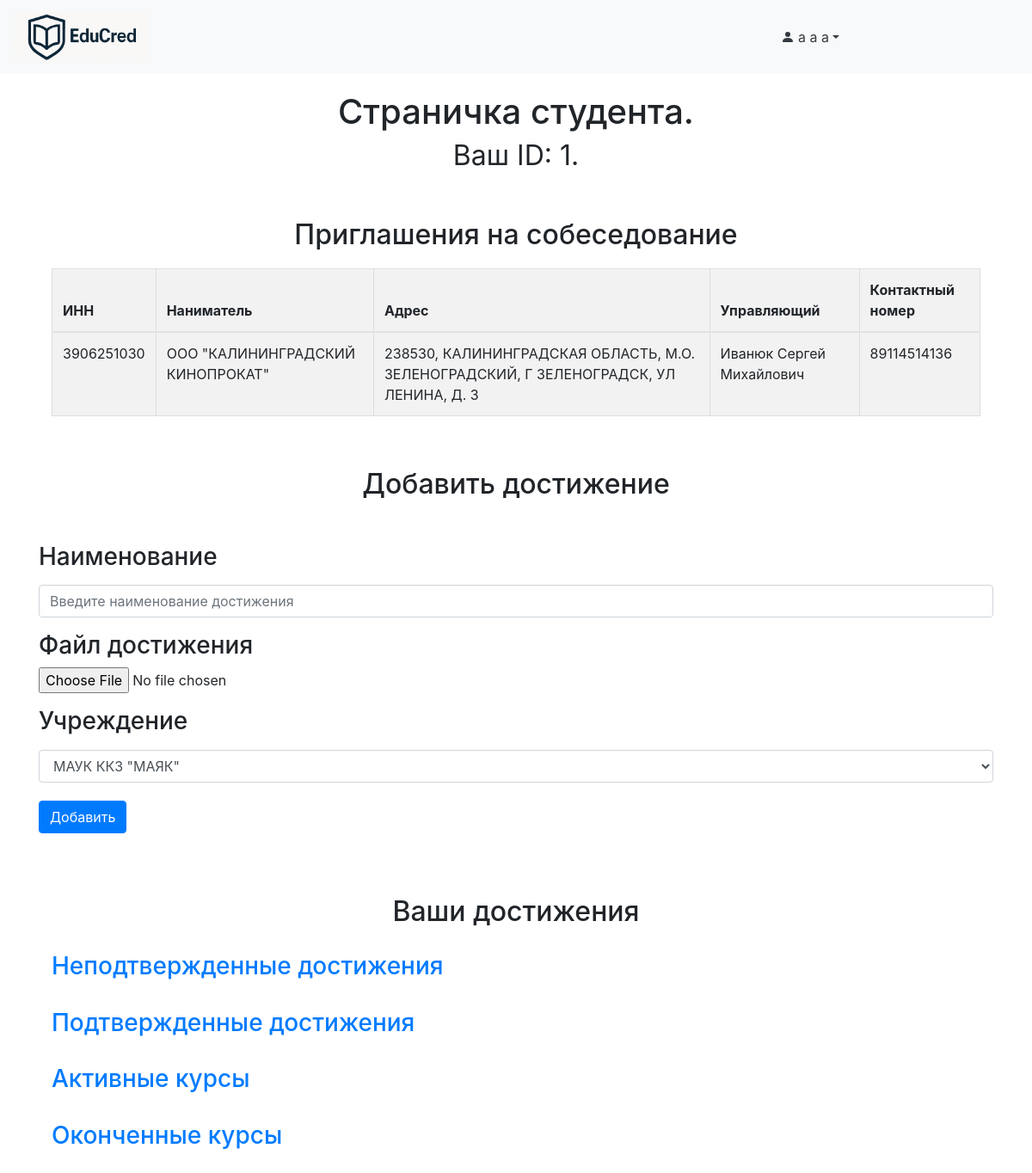
Before: /student_workspace (signed in) with the older database file.
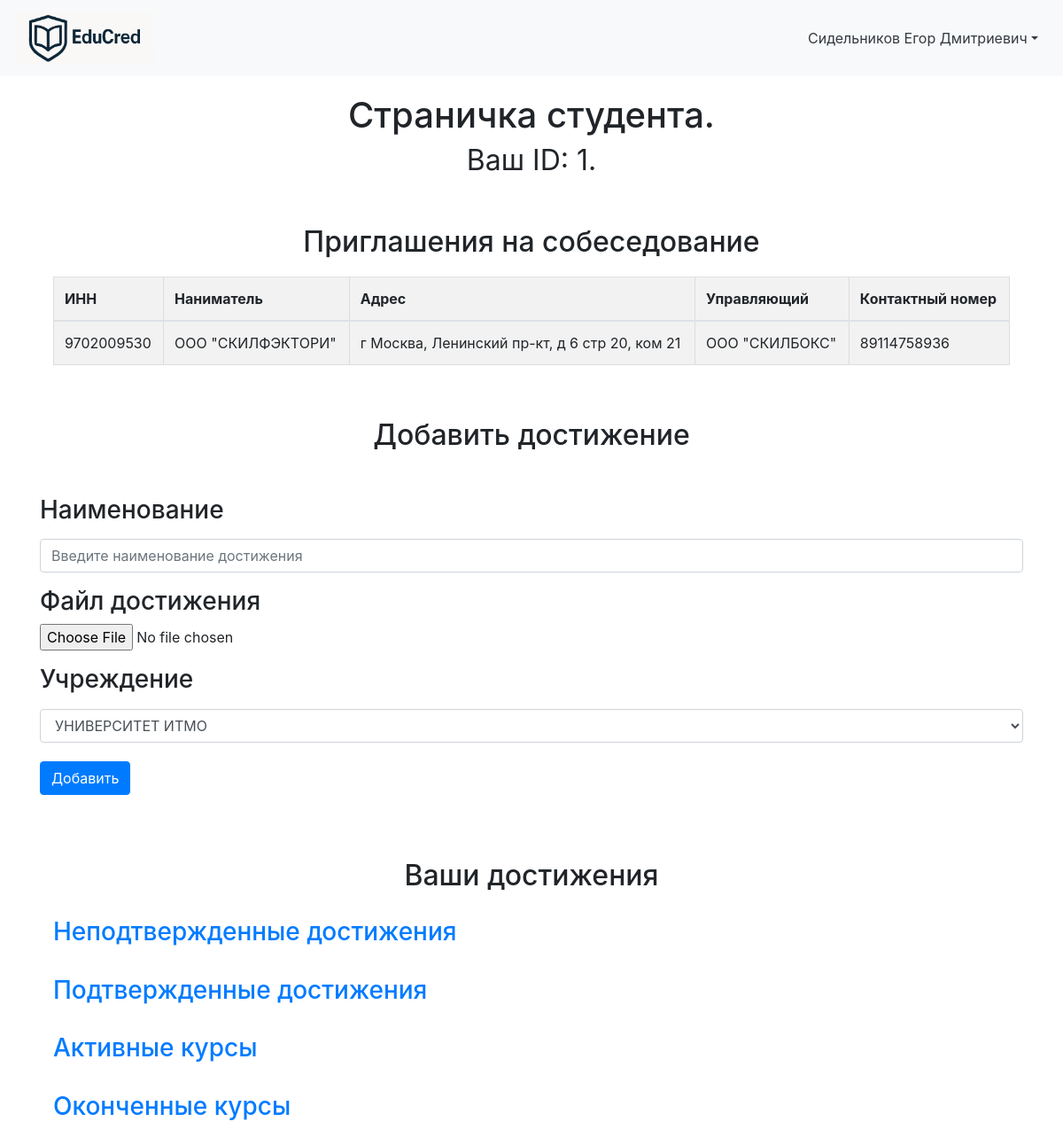
After: the same page with the newer database file.
### data/Students.py (models this page shows)
class Student(SqlAlchemyBase, UserMixin, SerializerMixin):
    __tablename__ = "students"
    id = sqlalchemy.Column(sqlalchemy.Integer, primary_key=True, autoincrement=True)
    user_id = sqlalchemy.Column(sqlalchemy.Integer, sqlalchemy.ForeignKey("users.id"), nullable=False)
    student_nsp = sqlalchemy.Column(sqlalchemy.String, nullable=False)
    born = sqlalchemy.Column(sqlalchemy.DateTime, nullable=False)
    phone_num = sqlalchemy.Column(sqlalchemy.String, nullable=False)
    about = sqlalchemy.Column(sqlalchemy.String, nullable=True)
    employer_id = sqlalchemy.Column(sqlalchemy.String, nullable=True)
    user = orm.relationship("User", back_populates="student")
    achievements = orm.relationship("Achievement", back_populates="student")

### data/Employers.py (models this page shows)
class Employer(SqlAlchemyBase, UserMixin, SerializerMixin):
    __tablename__ = "employers"
    id = sqlalchemy.Column(sqlalchemy.Integer, primary_key=True, autoincrement=True)
    user_id = sqlalchemy.Column(sqlalchemy.Integer, sqlalchemy.ForeignKey("users.id"))
    INN = sqlalchemy.Column(sqlalchemy.Integer, nullable=False)
    title = sqlalchemy.Column(sqlalchemy.String, nullable=True)
    address = sqlalchemy.Column(sqlalchemy.String, nullable=True)
    boss_nsp = sqlalchemy.Column(sqlalchemy.String, nullable=True)
    phone_num = sqlalchemy.Column(sqlalchemy.String, nullable=True)
    scope = sqlalchemy.Column(sqlalchemy.String, nullable=True)
    user = orm.relationship("User", back_populates="employer")

### server.py (the view, shortened to what this page needs)
@app.route('/student_workspace', methods=['GET', 'POST'])
@login_required
def student_workspace():
    try:
        db_sess = db_session.create_session()
        user = db_sess.query(User).get(current_user.id)
        student = user.student
        form = UploadProjectForm()
        approved_achievements_data = []
        nonapproved_achievements_data = []
        active_courses_data = []
        inactive_courses_data = []
        employers_ids = []
        employers_data = []
        student_fullname = student.student_nsp.strip()
        univers = db_sess.query(University).all()
        form.univer_title.choices = [(u.title, u.title) for u in univers]
        if student.employer_id:
            employers_ids = list(map(int, student.employer_id.split(';')))
        employers = db_sess.query(Employer).filter(
            Employer.id.in_(employers_ids)
        ).all()
        for e in employers:
            employers_data.append({
                'INN': e.INN,
                'title': e.title,
                'address': e.address,
                'boss_nsp': e.boss_nsp,
                'phone_num': e.phone_num
            })
        approved_achievements = db_sess.query(Achievement).filter(
            Achievement.student_id == student.id,
            Achievement.approve_path.isnot(None),
            Achievement.approve_path != "Not Required"
        ).all()
        nonapproved_achievements = db_sess.query(Achievement).filter(
            Achievement.student_id == student.id,
            Achievement.approve_path.is_(None)
        ).all()
        active_courses = db_sess.query(Achievement).filter(
            Achievement.student_id == student.id,
            Achievement.approve_path == "Not Required",
            Achievement.end_date.is_(None),
        ).all()
        inactive_courses = db_sess.query(Achievement).filter(
            Achievement.student_id == student.id,
            Achievement.end_date.isnot(None),
            Achievement.end_date != "",
            Achievement.approve_path == "Not Required"
        ).all()
        for a in inactive_courses:
            university = db_sess.query(University).filter(University.id == a.university_id).first()
            inactive_courses_data.append({
                'token': a.token,
                'title': a.title,
                'university_title': university.title if university else "",
                'student_id': student.id,
                'file_path': a.file_path,
            })
        session['student_id_current'] = student.id
        return render_template('student_workspace.html',
                               form=form,
                               joined_title=student_fullname,
                               student_id=student.id,
                               approved_achievements=approved_achievements_data,
                               nonapproved_achievements=nonapproved_achievements_data,
                               active_courses=active_courses_data,
                               inactive_courses=inactive_courses_data,
                               employers=employers_data,
                               style=url_for('static', filename='css/style.css'),
                               title='Студент')
    except Exception as e:
        flash(f'Произошла неизвестная ошибка, попробуйте ещё раз', 'danger')
        app.logger.error(e)
        return render_template('home.html', token=None, result=None, university=None, title='Главная')

### data/upload_project_form.py
class UploadProjectForm(FlaskForm):
    name = StringField("Наименование", validators=[DataRequired()])
    file = FileField("Загрузить", validators=[FileRequired('Пустой файл!')])
    univer_title = SelectField("Учреждение", choices=[], validators=[DataRequired()])
    submit = SubmitField("Добавить")

### data/db_session.py (called while the page is built)
def create_session() -> Session:
    global __factory
    return __factory()

### server.py (called while the page is built)
@login_manager.user_loader
def load_user(user_id):
    db_sess = db_session.create_session()
    return db_sess.query(User).get(user_id)

### templates/student_workspace.html (shortened to what this page needs)
{% extends "workspace_base.html" %}
{% block content %}
<h1 align="center">Страничка студента.<br><small>Ваш ID: {{ student_id }}.</small></h1>
<div class="container">
    <br>
    <h2 align="center">Приглашения на собеседование</h2>
    {% if employers %}
    <div class="table-box">
        <table class="table table-striped">
            <thead>
            <tr>
                <th>ИНН</th>
                <th>Наниматель</th>
                <th>Адрес</th>
                <th>Управляющий</th>
                <th>Контактный номер</th>
            </tr>
            </thead>
            <tbody>
            {% for emp in employers %}
            <tr>
                <td>{{ emp.INN }}</td>
                <td>{{ emp.title }}</td>
                <td>{{ emp.address }}</td>
                <td>{{ emp.boss_nsp }}</td>
                <td>{{ emp.phone_num }}</td>
            </tr>
            {% endfor %}
            </tbody>
        </table>
    </div>
    {% endif %}
</div>
<br>
<h2 align="center">Добавить достижение</h2>
<br>
<form method="POST" enctype="multipart/form-data">
    <div class="form-group">
        <h3>{{ form.name.label }}</h3>
        <p>{{ form.name(class="form-control", placeholder="Введите наименование достижения") }}</p>
        <h3>Файл достижения</h3>
        <p>{{ form.file()}}</p>
        <h3>{{ form.univer_title.label }}</h3>
        <p>{{ form.univer_title(class="form-control") }}</p>
        <p>{{ form.submit(class="btn btn-primary mb-2") }}</p>
    </div>
</form>
<br>
<br>
<h2 align="center">Ваши достижения</h2>
<div class="container">
    <a class="d-block fw-bold text-decoration-none"
       data-bs-toggle="collapse"
       href="#unconfirmed"
       role="button"
       aria-expanded="false"
       aria-controls="unconfirmed"><h3>Неподтвержденные достижения</h3></a>
    <br>
    <a class="d-block fw-bold text-decoration-none"
       data-bs-toggle="collapse"
       href="#confirmed"
       role="button"
       aria-expanded="false"
       aria-controls="confirmed">
        <h3>Подтвержденные достижения</h3>
    </a>
    <br>
    <a class="d-block fw-bold text-decoration-none"
       data-bs-toggle="collapse"
       href="#active"
       role="button"
       aria-expanded="false"
       aria-controls="active">
        <h3>Активные курсы</h3>
    </a>
    <br>
    <a class="d-block fw-bold text-decoration-none"
       data-bs-toggle="collapse"
       href="#completed"
       role="button"
       aria-expanded="false"
       aria-controls="completed">
        <h3>Оконченные курсы</h3>
    </a>
</div>
{% endblock %}

### templates/workspace_base.html (shortened to what this page needs)
<!doctype html>
<html lang="en">
<head>
    <link rel="stylesheet" type="text/css" href="{{ style }}"/>
    <link
            rel="stylesheet"
            href="https://stackpath.bootstrapcdn.com/bootstrap/4.4.1/css/bootstrap.min.css"
    >
</head>
<body>
<header>
    <nav class="navbar navbar-light bg-light">
        <a class="navbar-brand" href="{{ url_for('home') }}">
            <img src="{{ url_for('static', filename='images/EduCred_logo.png') }}"
                 alt="EduCred"
                 height="60">
        </a>
        <aside class="col-3 bg-light border-end p-3 d-flex flex-column">
            <div class="dropdown">
                <a
                        href="#"
                        class="d-flex align-items-center text-decoration-none text-dark dropdown-toggle"
                        id="userMenu"
                        data-toggle="dropdown"
                        aria-haspopup="true"
                        aria-expanded="false"
                >
                    <svg xmlns="http://www.w3.org/2000/svg"
                         width="16" height="16" fill="currentColor"
                         class="bi bi-person-fill mr-1"
                         viewBox="0 0 16 16">
                        <path d="M3 14s-1 0-1-1 1-4 6-4 6 3 6 4-1 1-1 1H3zm5-6a3 3 0 1 0 0-6 3 3 0 0 0 0 6z"/>
                    </svg>
                    <span>{{ joined_title }}</span>
                </a>
            </div>
        </aside>
    </nav>
</header>
<main role="main" class="container">
    {% block content %}{% endblock %}
</main>
</body>
</html>

### static/css/style.css (style rules this page uses)
.btn { display: inline-block; padding: 6px 12px; margin: 5px 0; font-size: 16px; font-weight: bold; background-color: #4CAF50; color: white; border: none; text-decoration: none; cursor: pointer; border-radius: 4px; }
.container { max-width: 900px; margin: 0 auto; padding: 20px; }
.table-box table { width: 100%; border-collapse: collapse; margin-top: 20px; }
.table-box th, .table-box td { border: 1px solid #ddd; padding: 8px; text-align: left; }
.table-box th { background-color: #f2f2f2; }
.d-flex { display: flex; }

Changed rows visible on the page:
changed Student: student_nsp "а а а" → "Сидельников Егор Дмитриевич"
changed Employer: INN "3906251030" → "9702009530"; title "ООО \"КАЛИНИНГРАДСКИЙ КИНОПРОКАТ\"" → "ООО \"СКИЛФЭКТОРИ\""; address "238530, КАЛИНИНГРАДСКАЯ ОБЛАСТЬ, М.О. ЗЕЛЕНОГРАДСКИЙ, Г ЗЕЛЕНОГРАДСК, УЛ ЛЕНИНА, Д. 3" → "г Москва, Ленинский пр-кт, д 6 стр 20, ком 21"; boss_nsp "Иванюк Сергей Михайлович" → "ООО \"СКИЛБОКС\""; phone_num "89114514136" → "89114758936"
Other visible differences:
form field univer_title: "МАУК ККЗ \"МАЯК\"" → "УНИВЕРСИТЕТ ИТМО"
